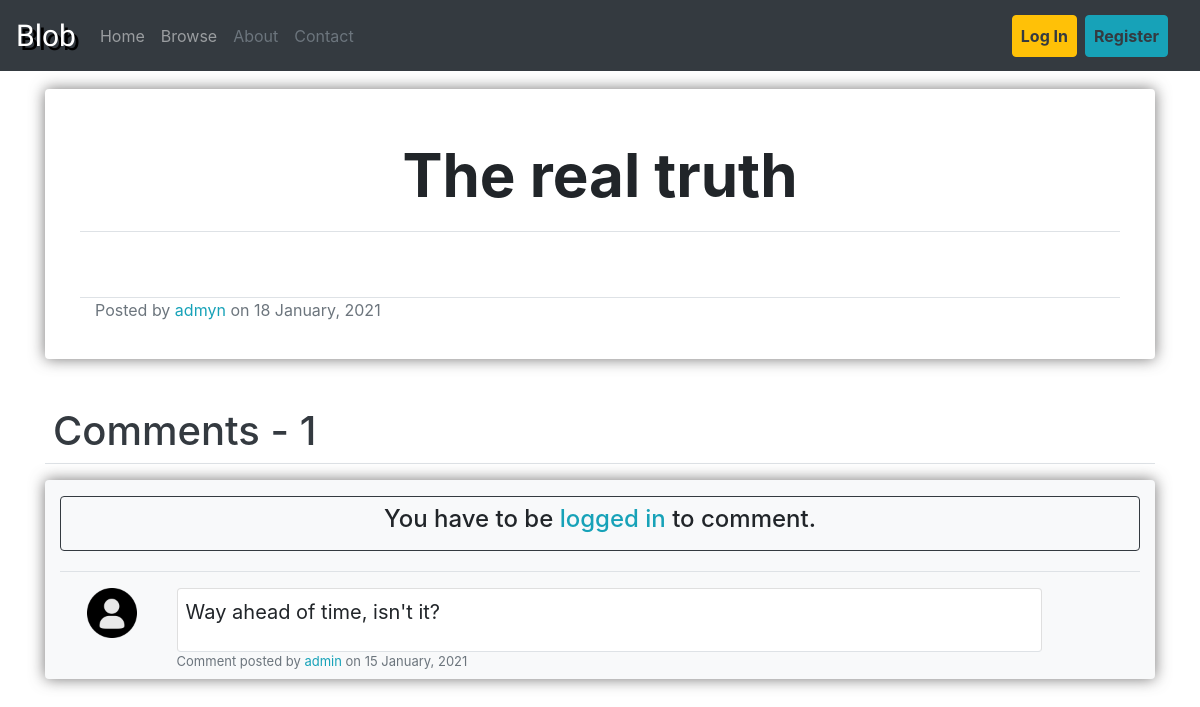
Before: /post/10/ with the older database file.
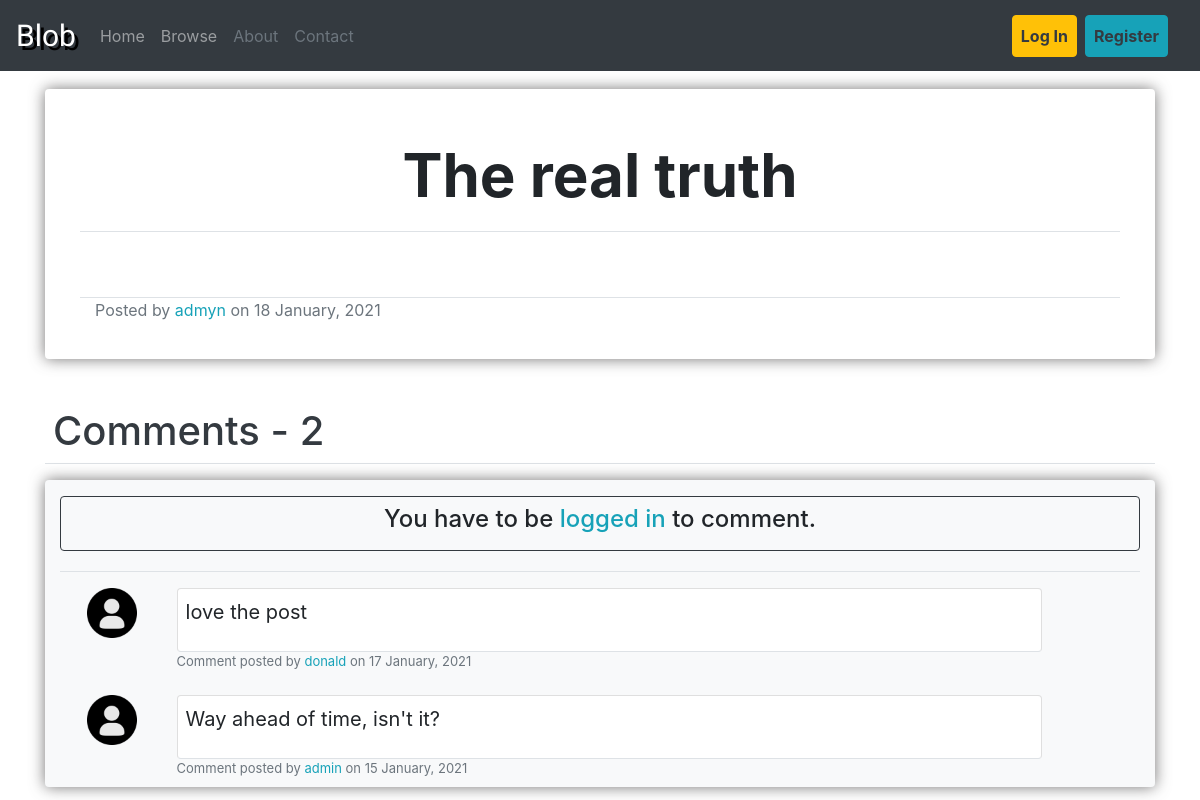
After: the same page with the newer database file.
### blog/models.py (models this page shows, shortened)
class Comment(models.Model):
    author = models.ForeignKey(User, on_delete=models.CASCADE)
    post = models.ForeignKey(Post, on_delete=models.CASCADE)
    content = models.TextField(max_length=250)
    date = models.DateTimeField(default=timezone.now)

### blog/views/post_views.py (the view)
# urls.py: path('post/<int:pk>/', views.post_view, name='blog-post-view'),
def post_view(request, pk):
    found_post = get_object_or_404(Post, pk=pk)
    comments = Comment.objects.filter(post=found_post).order_by("-date")
    if request.method == "POST":
        comment_form = CommentCreationForm(request.POST)
        if comment_form.is_valid():
            created_comment = comment_form.save(commit=False)
            created_comment.author = request.user
            created_comment.post = found_post
            created_comment.save()
            return redirect(request.path)
    else:
        comment_form = CommentCreationForm()
    context = {
        "post": found_post,
        "comments": comments,
        "form": comment_form,
        "comments_count": comments.count(),
        "title": found_post.title,
    }
    return render(request, "blog/posts/post_view.html", context)

### account/models.py (called while the page is built)
    def get_picture(self):
        if os.path.exists(self.picture.path):
            return self.picture.url
        return DEFAULT_PICTURE_URL

### blog/templates/blog/posts/post_view.html (shortened to what the changed rows need)
{% extends "blog/basic.html" %}
{% load crispy_forms_tags %}
{% block dependencies %}
    {% load static %}
    <link rel="stylesheet" type="text/css" href="{% static 'blog/postStyle.css' %}">
{% endblock dependencies %}
{% block content_big %}
    <div class="post-detail rounded">
        <div class="row mb-5 border-bottom ">
            <div class="col-md">
                <h1 class="post-title">
                    {{ post.title }}
                </h1>
            </div>
        </div>
    </div>
    <div class="mt-5 border-bottom">
        <h1 class="text-dark ml-2 ">Comments - <span class="" > {{ comments_count }}</span> </h1>
    </div>
    <div class="post-comment-section mt-3 container bg-light rounded">
        <div class="mt-1 border-top">
            {% for comment in comments %}
                <div class="row mt-2 p-2 ml-1 ">
                    <div class="col-md-1">
                        <img class="rounded" src="{{ comment.author.profile.get_picture }}" width="50" height="50" alt="Picture">
                    </div>
                    <div class="col-md">
                        <div class="card comment-content border-bottom p-2 bg-white rounded ">
                            <div style="word-break: break-word;">
                                <p class="text-break">
                                    {{ comment.content }}
                                </p>
                            </div>
                        </div>
                        <div class="text-muted comment-detail">
                            Comment posted by <a href="{% url 'account-profile-inspect' comment.author.id %}" class="text-info">{{ comment.author.username }}</a> on {{ comment.date|date:"d F, Y"}}
                        </div>
                    </div>
                    <div class="col-md-1">
                    </div>
                </div>
            {% endfor %}
        </div>
    </div>
{% endblock content_big %}

Changed rows visible on the page:
added Comment: content "love the post", author.username "donald", date "17 January, 2021"
Other visible differences:
{{ comments_count }}: "1" → "2"
